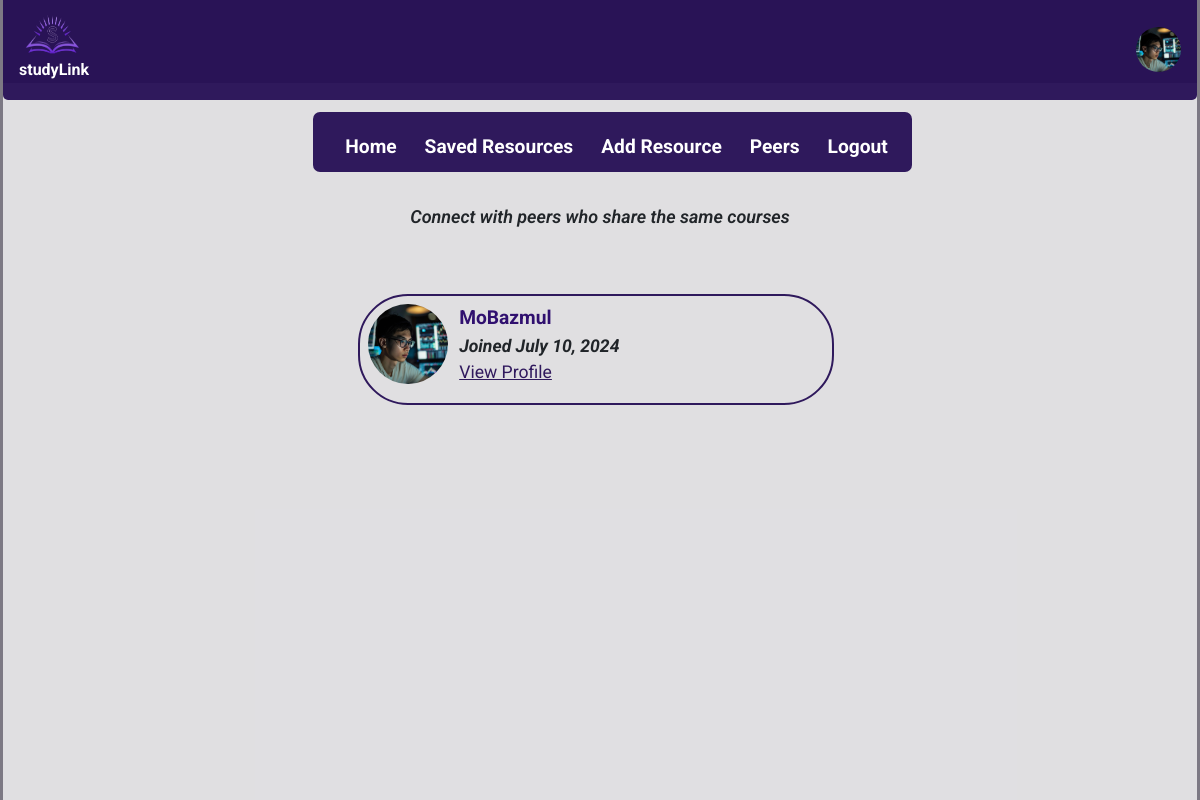
The page /peers (signed in) on the database its author committed.
### studylink/models.py (models this page shows, shortened)
class User(db.Model, UserMixin):
  __tablename__ = 'user'
  id = db.Column(db.Integer, primary_key=True)
  username = db.Column(db.String(20), unique=True, nullable=False)
  email = db.Column(db.String(120), unique=True, nullable=False)
  image_file = db.Column(db.String(60), nullable=False, default='profile.jpg')
  password = db.Column(db.String(60), nullable=False)
  joined = db.Column(db.DateTime, default=datetime.utcnow)
  website = db.Column(db.String(120))
  twitter = db.Column(db.String(100))
  github = db.Column(db.String(100))
  user_fields = db.relationship('UserFields', backref='user', lazy=True, cascade='all, delete-orphan')
  user_resources = db.relationship('UserResources', backref='user', lazy=True)
  reviews = db.relationship('Reviews', backref='user', lazy=True)
  replies = db.relationship('Reply', backref='user', lazy=True)
  resources = db.relationship('Resources', back_populates='user')

### studylink/routes.py (the view)
@app.route("/peers")
@login_required
def peers():
  current_user_id = current_user.id
  user_courses = UserFields.query.filter_by(user_id=current_user_id).all()
  shared_users = set()
  for user_course in user_courses:
    course_id = user_course.course_id
    users_in_course = UserFields.query.filter_by(course_id=course_id).all()
    for user_field in users_in_course:
      if user_field.user_id != current_user_id:
        shared_users.add(user_field.user)
  return render_template('peers.html', title="Peers", shared_users=shared_users)

### studylink/models.py (called while the page is built)
@login_manager.user_loader
def load_user(user_id):
  return User.query.get(int(user_id))

### studylink/routes.py (called while the page is built)
@app.template_filter('format_datetime')
def format_datetime(value):
  if value is None:
    return ""
  return value.strftime("%B %d, %Y")

### studylink/templates/peers.html
{% extends "base.html" %}
{% block content %}
  <p class="message peer-info">Connect with peers who share the same courses</p>
  <section class="peers">
    {% if shared_users %}
      <ul>
        {% for user in shared_users %}
          <li>
            <section class="user">
              <img src="{{ url_for('static', filename='images/' ~ user.image_file) }}" alt="{{ user.username }}'s Profile" style="width: 80px; height: 80px; border-radius: 50%;">
              <section class="info">
                <p>
                  <span style="font-weight: bolder; color: #30106f; font-size: 1.2rem;">{{ user.username }}</span><br>
                  <span style=" font-size: 1.1rem; font-weight: bolder; font-style: italic;">Joined {{ user.joined | format_datetime }}</span>
                </p>
                <a href="{{ url_for('view_profile', user_id=user.id) }}" class="res-username" style="margin-top: -1rem; margin-bottom: -3rem;">View Profile</a>
              </section>
            </section>
          </li>
        {% endfor %}
      </ul>
    {% else %}
      <p style="text-align: center; font-size: 1.2rem; color: rgb(144, 15, 15);">No other peers share your courses.</p>
    {% endif %}
  </section>
{% endblock %}

### studylink/templates/base.html (shortened to what this page needs)
<!DOCTYPE html>
<html lang="en">
<head>
  <link href="https://cdn.jsdelivr.net/npm/bootstrap@5.3.3/dist/css/bootstrap.min.css" rel="stylesheet">
  <link rel="stylesheet" href="{{ url_for('static', filename='styles.css') }}">
  <link rel="stylesheet" href="https://cdnjs.cloudflare.com/ajax/libs/font-awesome/4.7.0/css/font-awesome.min.css">
</head>
<body>
  {% if current_user.is_authenticated %}
    <header class="header">
      <section class="header__head">
        <section class="logo1">
          <img src="{{ url_for('static', filename='images/logo.png') }}" alt="logo">
          <span class="name1">studyLink</span>
        </section>
        <nav style="margin-top: 12rem; background-color: #240c54ef; height: 60px; border-radius: 7px;">
          <ul>
            <li><a  href="{{ url_for('home') }}"></i>Home</a></li>
            <li><a href="{{ url_for('saved_resources') }}">Saved Resources</a></li>
            <li><a href="{{ url_for('add_resource') }}">Add Resource</a></li>
            <li><a href="{{ url_for('peers') }}">Peers</a></li>
            <li><a href="{{ url_for('logout') }}">Logout</a></li>
          </ul>
        </nav>
        <a href="{{ url_for('account') }}">
          <img class="account" src="{{ url_for('static', filename='images/' + current_user.image_file) }}" alt="Profile Pic" title="User Profile" width="45" height="45">
        </a>
      </section>
    </header>
  {% endif %}
  <main class="main">
    {% block content %}{% endblock %}
  </main>
</body>
</html>

### studylink/static/styles.css (style rules this page uses)
:root { --BG-COLOR: #240c54ef; --BTN-COLOR: #261f3198; --PRI-COLOR: #FFF; --FNT-SIZE: clamp(1rem, 2rem, 1vw); --FLEX-DISPLAY: flex; --JUST-CONTENT: space-between; --ALIGN-ITEMS: center; --GEN-MARGIN: 0 auto; --BD-RADIUS: 5px; --ACCNT-BD:2px solid var(--BG-COLOR); }
html { scroll-behavior: smooth; }
body { min-height: 100vh; padding: 0 3px; font-family: 'roboto', sans-serif; background-color: var(--BTN-COLOR); font-size: var(--FNT-SIZE); display: var(--FLEX-DISPLAY); flex-direction: column; }
.header { width: 100%; height: 80px; margin-bottom: .2rem; position: relative; }
.logo, .logo1 { display: var(--FLEX-DISPLAY); align-items: var(--ALIGN-ITEMS); flex-direction: column; margin-top: .3rem; }
.logo img, .logo1 img { width: 60px; height: 60px; margin-top: -.7rem; }
.name, .name1 { font-size: .9rem; color: var(--PRI-COLOR); font-weight: bolder; margin-top: -1.1rem; }
.logo1 { display: none; }
.header__head { width: 100%; height: 80px; background-color: var(--BG-COLOR); border-bottom-left-radius: var(--BD-RADIUS); border-bottom-right-radius: var(--BD-RADIUS); padding: 0 1rem .5rem; display: var(--FLEX-DISPLAY); justify-content: var(--JUST-CONTENT); align-items: var(--ALIGN-ITEMS); }
.account { border-radius: 50%; margin-top: 7px; }
nav { display: none; }
main { flex-grow: 1; display: var(--FLEX-DISPLAY); flex-direction: column; align-items: flex-start; background-color: hsla(0, 0%, 100%, 0.762); border: none; overflow: hidden; padding-bottom: 2rem; }
.message { margin: .5rem; font-size: 18px; font-weight: 600; font-style: italic; }
.user { width: 100%; display: var(--FLEX-DISPLAY); gap: .7rem; }
.info { display: var(--FLEX-DISPLAY); flex-direction: column; }
.res-username { color: var(--BG-COLOR); }
.peers { width: 100%; display: var(--FLEX-DISPLAY); flex-direction: column; gap: 1rem; }
.peers ul { width: 100%; list-style: none; margin-left: -1rem; }
.peers li { min-width: 200px; border: 2px solid var(--BG-COLOR); border-radius: 50px; padding: .5rem; margin-left: -.5rem; }
@media screen and (min-width: 590px) { .header__head { height: 100px; } }
@media screen and (min-width: 590px) { .user { margin-bottom: .7rem; } }
@media screen and (min-width: 590px) { .info { font-size: 1.1rem; } }
@media screen and (min-width: 590px) { .user img { width: 60px; height: 60px; } }
@media screen and (min-width: 590px) { .peer-info { margin: 2rem auto; text-align: var(--ALIGN-ITEMS); } }
@media screen and (min-width: 590px) { .peers { width: 500px; margin: 2rem auto; } }
@media screen and (min-width: 720px) { .logo img, .logo1 img { width: 70px; height: 70px; } }
@media screen and (min-width: 720px) { .name, .name1 { font-size: 1rem; margin-top: -1rem; } }
@media screen and (min-width: 720px) { .logo1 { display: flex; } }
@media screen and (min-width: 720px) { .message { margin-top: 2rem; } }
@media screen and (min-width: 720px) { nav { display: block; } }
@media screen and (min-width: 720px) { nav ul { list-style: none; margin-top: 1.3rem; } }
@media screen and (min-width: 720px) { nav ul li { display: inline-block; margin-right: 1.5rem; font-size: 1.1rem; position: relative; } }
@media screen and (min-width: 720px) { nav ul li a { color: var(--PRI-COLOR); text-decoration: none; font-weight: bold; } }
@media screen and (min-width: 720px) { nav ul li a::after { content: ""; background-color: var(--PRI-COLOR); width: 0; height: 3px; position: absolute; left: 0; bottom: 0; transition: all .3s ease-out; } }
@media screen and (min-width: 720px) { .user { margin-bottom: .7rem; } }
@media screen and (min-width: 720px) { .info { font-size: 1.1rem; } }
@media screen and (min-width: 720px) { .user img { width: 60px; height: 60px; } }
@media screen and (min-width: 720px) { .peer-info { margin-top: 7.5rem; } }
@media screen and (min-width: 900px) { nav ul li a { font-size: 1.2rem; } }
@media screen and (min-width: 900px) { .user { margin-bottom: .7rem; } }
@media screen and (min-width: 900px) { .info { font-size: 1.1rem; } }
@media screen and (min-width: 900px) { .user img { width: 60px; height: 60px; } }

### rows shown on the page
User: image_file (placeholder picture)
User: image_file (placeholder picture), username "MoBazmul", joined "July 10, 2024"
